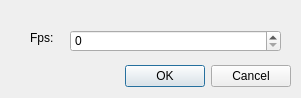
<?xml version="1.0" encoding="UTF-8"?>
<ui version="4.0">
 <class>FpsDialog</class>
 <widget class="QDialog" name="FpsDialog">
  <property name="geometry">
   <rect>
    <x>0</x>
    <y>0</y>
    <width>301</width>
    <height>98</height>
   </rect>
  </property>
  <property name="windowTitle">
   <string>Set FPS</string>
  </property>
  <widget class="QDialogButtonBox" name="buttonBox">
   <property name="geometry">
    <rect>
     <x>-50</x>
     <y>60</y>
     <width>341</width>
     <height>32</height>
    </rect>
   </property>
   <property name="orientation">
    <enum>Qt::Horizontal</enum>
   </property>
   <property name="standardButtons">
    <set>QDialogButtonBox::Cancel|QDialogButtonBox::Ok</set>
   </property>
  </widget>
  <widget class="QLabel" name="label">
   <property name="geometry">
    <rect>
     <x>30</x>
     <y>30</y>
     <width>31</width>
     <height>16</height>
    </rect>
   </property>
   <property name="text">
    <string>Fps:</string>
   </property>
  </widget>
  <widget class="QSpinBox" name="m_editValue">
   <property name="geometry">
    <rect>
     <x>70</x>
     <y>30</y>
     <width>211</width>
     <height>22</height>
    </rect>
   </property>
  </widget>
 </widget>
 <resources/>
 <connections>
  <connection>
   <sender>buttonBox</sender>
   <signal>accepted()</signal>
   <receiver>FpsDialog</receiver>
   <slot>accept()</slot>
   <hints>
    <hint type="sourcelabel">
     <x>248</x>
     <y>254</y>
    </hint>
    <hint type="destinationlabel">
     <x>157</x>
     <y>274</y>
    </hint>
   </hints>
  </connection>
  <connection>
   <sender>buttonBox</sender>
   <signal>rejected()</signal>
   <receiver>FpsDialog</receiver>
   <slot>reject()</slot>
   <hints>
    <hint type="sourcelabel">
     <x>316</x>
     <y>260</y>
    </hint>
    <hint type="destinationlabel">
     <x>286</x>
     <y>274</y>
    </hint>
   </hints>
  </connection>
 </connections>
</ui>
